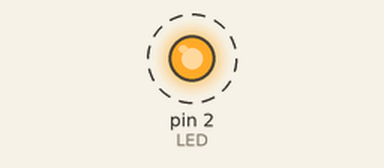
This sketch was run on a simulated Arduino Uno, built with avr-gcc and run on an emulated ATmega328P. Shown: output pins drawn as LEDs (lit = HIGH). Dashed ring = blinking. What the sketch prints to the serial monitor is not drawn.

Above: at 0.2 s.
Timing chart, 0 to 3.0 s (numbered marks = the images above):
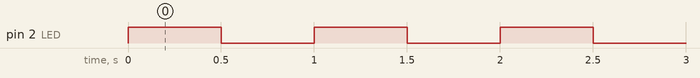

The sketch:

01-blink-led.ino
```cpp
// Paso 1: LED parpadeando (prueba que la placa se programa bien)
// Usa el LED azul integrado en GPIO 2, no necesita conexiones.

#define LED 2

void setup() {
  pinMode(LED, OUTPUT);
  Serial.begin(115200);
}

void loop() {
  digitalWrite(LED, HIGH);
  Serial.println("LED encendido");
  delay(500);
  digitalWrite(LED, LOW);
  Serial.println("LED apagado");
  delay(500);
}
```

Measured:
- by itself, pin 2 (LED): alternates HIGH for 0.50 s and LOW for 0.50 s
